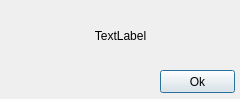
<?xml version="1.0" encoding="UTF-8"?>
<ui version="4.0">
 <class>InformDialog</class>
 <widget class="QDialog" name="InformDialog">
  <property name="geometry">
   <rect>
    <x>0</x>
    <y>0</y>
    <width>240</width>
    <height>99</height>
   </rect>
  </property>
  <property name="windowTitle">
   <string>Information</string>
  </property>
  <widget class="QPushButton" name="closeButton">
   <property name="geometry">
    <rect>
     <x>160</x>
     <y>70</y>
     <width>75</width>
     <height>23</height>
    </rect>
   </property>
   <property name="text">
    <string>Ok</string>
   </property>
  </widget>
  <widget class="QLabel" name="informMessage">
   <property name="geometry">
    <rect>
     <x>10</x>
     <y>10</y>
     <width>221</width>
     <height>51</height>
    </rect>
   </property>
   <property name="layoutDirection">
    <enum>Qt::LeftToRight</enum>
   </property>
   <property name="text">
    <string>TextLabel</string>
   </property>
   <property name="alignment">
    <set>Qt::AlignCenter</set>
   </property>
  </widget>
 </widget>
 <resources/>
 <connections/>
</ui>
